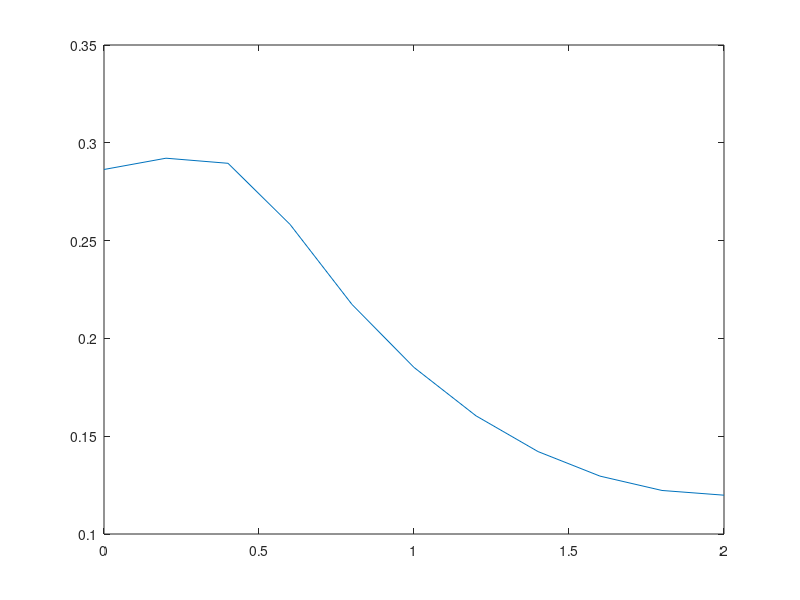

MATLAB code for this plot:
% Modellparameter
ell=2; kappa=1; gamma=1;
f=@(x) (x>=0.3 & x<=0.6)*1.0;
% Gitter
N = 10;
dz=ell/N; zk=[0:dz:ell]; nz=length(zk);
% Assemblierung
A=sparse(nz,nz); b=zeros(nz,1);
for k=1:N
hk=zk(k+1)-zk(k);
Kk=kappa/hk*[1,-1; -1,1];
Mk=gamma*hk/6*[2,1;1,2];
% Berechnung von bk mit Mittelpunktsregel:
% Integrationsstellen und Gewichte
zl=[(zk(k)+zk(k+1))/2]; wl=1;
% Werte der Basisfunktionen
phi1=[0.5]; phi2=[0.5];
bk=[ hk*sum(wl.*f(zl).*phi1);
hk*sum(wl.*f(zl).*phi2)];
% Aufsummieren aller Eintr ̈age
ii=[k,k+1]; jj=[k,k+1];
A(jj,ii)=A(ii,jj)+Kk+Mk;
b(ii) =b(ii) +bk;
end
% L ̈osen des Problems
uh = A\b;
% Plotten des Ergebnisses
plot(zk,uh);